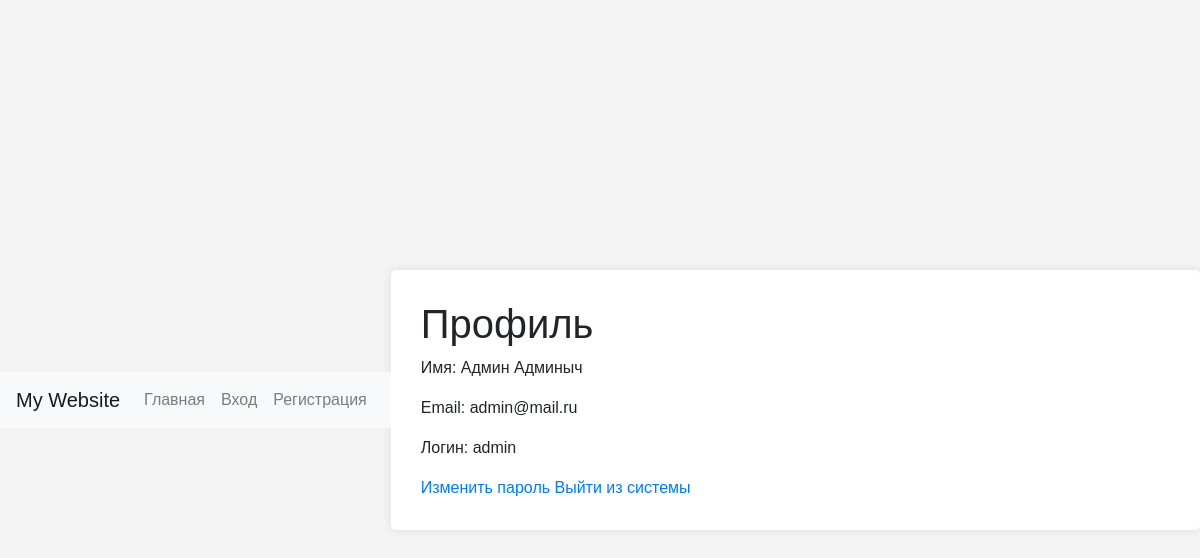
The app's page /profile (signed in) with its own data.
### app.py (models this page shows, shortened)
class User(db.Model, UserMixin):
    id = db.Column(db.Integer, primary_key=True)
    username = db.Column(db.String(80), unique=True, nullable=False)
    password = db.Column(db.String(128), nullable=False)
    email = db.Column(db.String(120), unique=True, nullable=False)
    first_name = db.Column(db.String(80), nullable=False)
    last_name = db.Column(db.String(80), nullable=False)

### app.py (the view)
@app.route('/profile')
@login_required
def profile():
    user = current_user
    return render_template('profile.html', user=user)

### app.py (called while the page is built)
@login_manager.user_loader
def load_user(user_id):
    return User.query.get(int(user_id))

### templates/profile.html
{% extends 'base.html' %}
{% block content %}
    <h1>Профиль</h1>
    <p>Имя: {{ user.first_name }} {{ user.last_name }}</p>
    <p>Email: {{ user.email }}</p>
    <p>Логин: {{ user.username }}</p>
    <a href="{{ url_for('change_password') }}">Изменить пароль</a>
    <a href="{{ url_for('logout') }}">Выйти из системы</a>
{% endblock %}

### static/css/main.css (style rules this page uses)
body { font-family: Arial, Helvetica, sans-serif; background-color: #f4f4f4; display: flex; justify-content: center; align-items: center; min-height: 100vh; }

### records on screen
User: first_name "Админ", last_name "Админыч", email "admin@mail.ru", username "admin"
